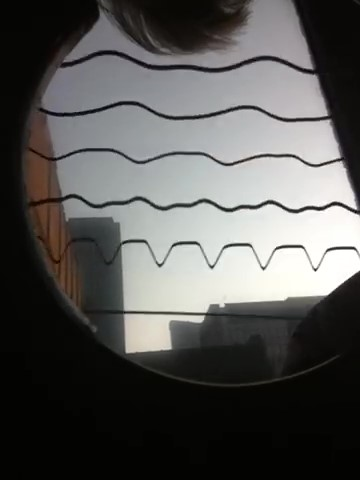
#> input picture test1.jpg, 360 x 480 px
$ python adjustment.py
#> lines starting #> are read from the running program, lines starting #| are printed output that depends on the picture; after the words box and inside, x2 and y2 are one past the last pixel; in counts of white or black regions, pixels touching at a corner belong together; long printed decimals are rounded
import cv2
import numpy as np
import math

image = cv2.imread('test1.jpg')
#> image is the input picture: shape (480, 360, 3); mean B, G, R 84.5, 86.2, 86.8
cv2.imshow('image', image)
gray = cv2.cvtColor(image, cv2.COLOR_BGR2GRAY)
edges = cv2.Canny(gray, 30, 150, apertureSize=3)
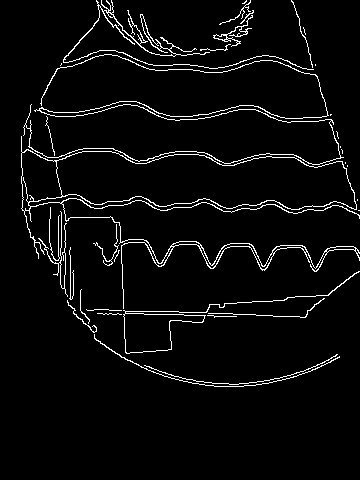
#> edges: shape (480, 360); 4.1% white in thin lines or dots, all inside (x1, y1, x2, y2) = (21, 0, 360, 387)
lines = cv2.HoughLines(edges, 1, np.pi / 180, 100)
#> lines = [[305, 1.61], [311, 1.59], [-280, 2.84], [237, 1.61], [-107, 3.09], [-112, 3.11]]
print(lines)
#| [[[ 305.           1.606]]
#|  [[ 311.           1.588]]
#|  [[-280.           2.845]]
#|  [[ 237.           1.606]]
#|  [[-107.           3.089]]
#|  [[-112.           3.107 ]]]
imgCopy = image.copy()
angles = []

if lines is not None:
    for line in lines:
        rho = line[0][0]
        theta = line[0][1]
        a = np.cos(theta)
        b = np.sin(theta)
        x0 = a * rho
        y0 = b * rho
        x1 = int(x0 + 1000 * (-b))
        y1 = int(y0 + 1000 * (a))
        x2 = int(x0 - 1000 * (-b))
        y2 = int(y0 - 1000 * (a))
        cv2.line(imgCopy, (x1, y1), (x2, y2), (0, 0, 255), 1)
        angle = math.degrees(math.atan2(y2 - y1, x2 - x1))
        angles.append(angle)
#> this loop made 6 passes
#> (rho, theta, a, b, x0, y0, x1, y1) on passes 1 to 6: (305, 1.61, -0.0349, 0.999, -10.64, 304.8, -1010, 269), (311, 1.59, -0.0175, 1, -5.43, 311, -1005, 293), (-280, 2.84, -0.956, 0.292, 267.8, -81.86, -24, -1038), (237, 1.61, -0.0349, 0.999, -8.27, 236.9, -1007, 201), (-107, 3.09, -0.999, 0.0523, 106.9, -5.6, 54, -1004), (-112, 3.11, -0.999, 0.0349, 111.9, -3.91, 77, -1003)
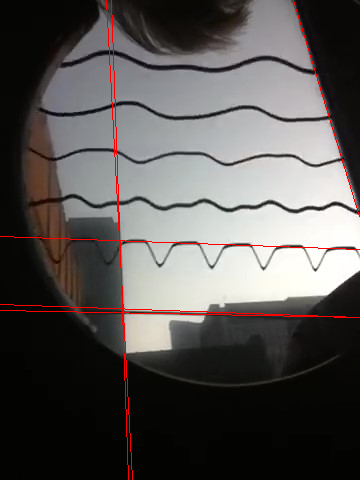
#> imgCopy: shape (480, 360, 3); 1.25% of pixels changed, all inside (x1, y1, x2, y2) = (0, 0, 360, 480)
#> after the loop, angles = [2.01, 1, 73.02, 2.01, 86.99, 88.02]

print(angles)
#| [2.007, 1.003, 73.015, 2.007, 86.990, 88.022]
cv2.imwrite('HoughLine.png', imgCopy)
cv2.imshow('HoughLine', imgCopy)
cv2.waitKey(0)

$ run again, with aligned.jpg copied over test1.jpg
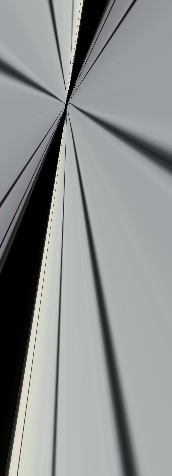
#> input picture aligned.jpg, 172 x 476 px
#> image is the input picture: shape (476, 172, 3); mean B, G, R 143.9, 144.2, 140.3
#> `edges = cv2.Canny(gray, 30, 150, apertureSize=3)`:
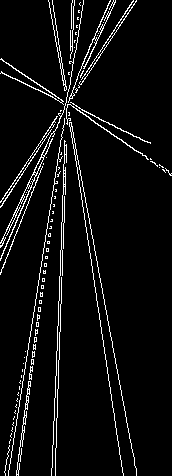
#> edges: shape (476, 172); 5.5% white in thin lines or dots
#> lines = 27 rows, first 8: [71, 0.0349], [82, 0.157], [69, 0.0349], [101, 0.401], [81, 0.14], [76, 0.122], [-49, 2.98], [75, 0.0524]
#| [[[ 7.1000000e+01  3.4906585e-02]]
#|  [[ 8.2000000e+01  1.5707964e-01]]
#|  [[ 6.9000000e+01  3.4906585e-02]]
#|  [[ 1.0100000e+02  4.0142572e-01]]
#|  [[ 8.1000000e+01  1.3962634e-01]]
#|  [[ 7.6000000e+01  1.2217305e-01]]
#> (further printed lines are left out)
#> the loop `for line in lines:` made 27 passes
#> (rho, theta, a, b, x0, y0, x1, y1) on passes 1 to 8: (71, 0.0349, 0.999, 0.0349, 70.96, 2.48, 36, 1001), (82, 0.157, 0.988, 0.156, 80.99, 12.83, -75, 1000), (69, 0.0349, 0.999, 0.0349, 68.96, 2.41, 34, 1001), (101, 0.401, 0.921, 0.391, 92.97, 39.46, -297, 959), (81, 0.14, 0.99, 0.139, 80.21, 11.27, -58, 1001), (76, 0.122, 0.993, 0.122, 75.43, 9.26, -46, 1001), (-49, 2.98, -0.988, 0.156, 48.4, -7.67, -108, -995), (75, 0.0524, 0.999, 0.0523, 74.9, 3.93, 22, 1002)
#> after the loop `for line in lines:`:
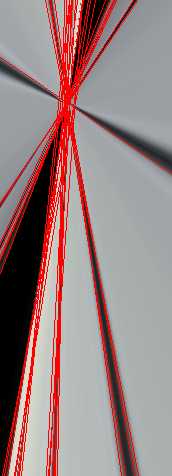
#> imgCopy: shape (476, 172, 3); 10.32% of pixels changed, all inside (x1, y1, x2, y2) = (0, 0, 172, 476)
#> after the loop `for line in lines:`: angles = 27 values, max 82.03 at index 12, min -89 at index 16, mean -50.27
#> (printed output is left out)
